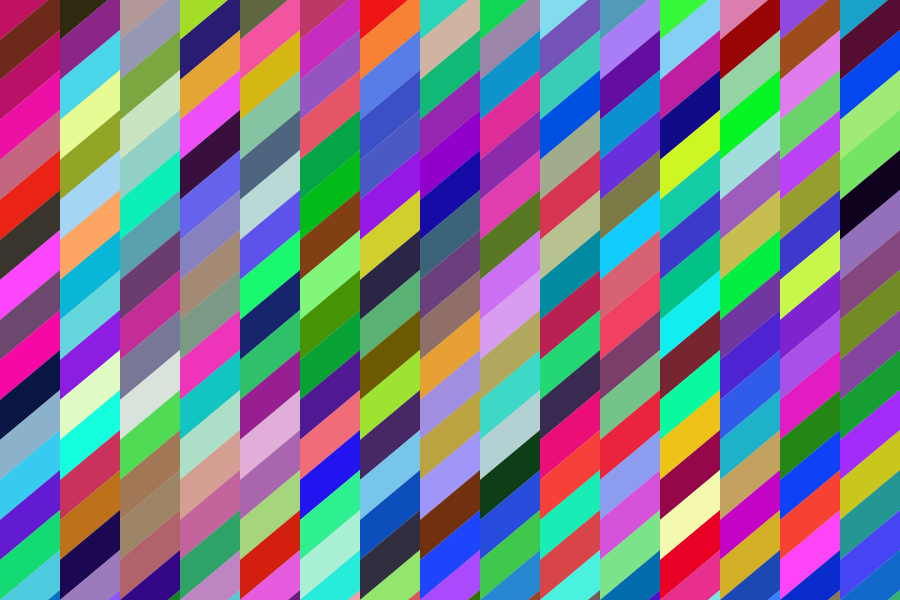
Frame 1 (no input)
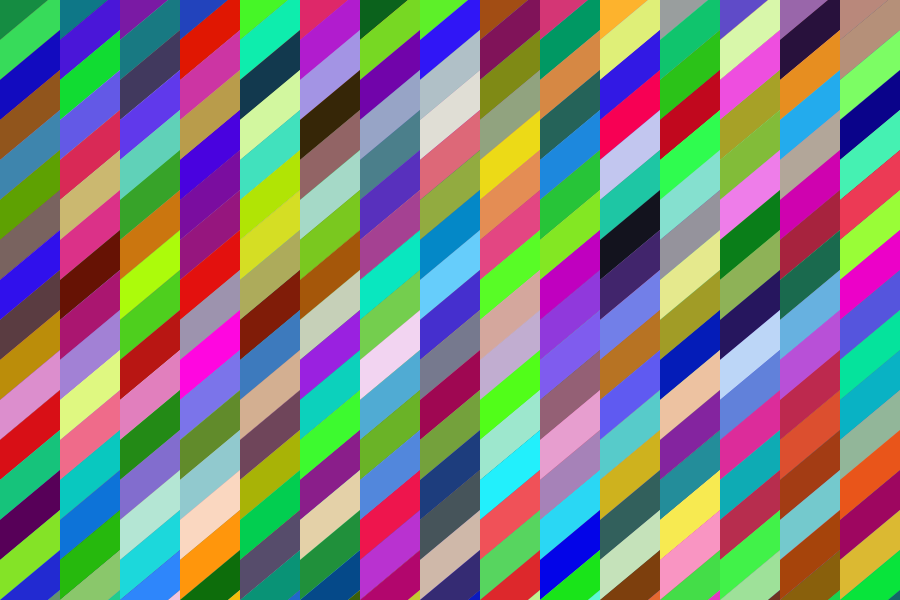
Frame 2 (the mouse pressed at the canvas centre, redrawn once)

The Processing sketch that drew these frames (run headless with seeded random() and noise(); the mouse was pressed at the canvas centre and the sketch redrawn once):

// Processing sketch: codingBridgetRiley_04
// ── codingBridgetRiley_04.pde
// A sketch attempting to recreate the work of Bridget Riley
// After examining her work, 'Cool Place',
// the first step is to create the basica element:
// a parallelogram using quad()

// a quad() is created by specifying 4 points counter clockwise
// the x and y coordinates of our 4 points
float[] x = new float[4];
float[] y = new float[4];

// the height of on of the sides
float quadSideHeight=40;

// the width of the quad()
float quadWidth=60;

// the amount the right side is shifted up
float quadSkew=50;

void setup() {
  size(900, 600);
  noLoop();
}

void draw() {

  // calculate how many parallelograms to draw vertically
  int qty_rows = int(height/(quadSideHeight))+4;
  // calculate how many parallelograms to draw horizontally
  int qty_cols = int(width/(quadWidth))+1;
  
  // draw the "grid" of parallelograms!
  for (int y = 0; y < qty_rows; y++) {
    
    for (int x = 0; x < qty_cols; x++) {
      
      color fillColor = color(random(256), random(256), random(256));
      fill(fillColor);
      
      drawParallelogram(x*quadWidth, y*quadSideHeight);
      
    }
    
  }
  
}

void drawParallelogram(float _x, float _y) {

  // a function that performs the calculations of the points
  calculatePoints(_x, _y);

  noStroke();
  quad(x[0], y[0], x[1], y[1], x[2], y[2], x[3], y[3]);
  
}

void calculatePoints(float _x, float _y) {
  
  // 1st point, the origin
  x[0]=_x;
  y[0]=_y;
  
  // 2nd point, move up from the origin
  x[1]=x[0];
  y[1]=y[0]-quadSideHeight;
  
  // 3rd point, move right and then up
  x[2]=_x+quadWidth;
  y[2]=_y-(quadSideHeight+quadSkew);
  
  // 4th point, move down to finish the shape
  x[3]=x[2];
  y[3]=y[2]+quadSideHeight;
  
}
